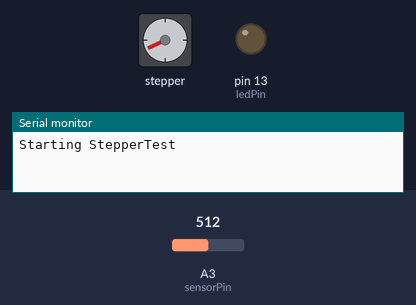
Recording of a sketch running on a simulated Arduino Uno, built with avr-gcc and run on an emulated ATmega328P. On the bench: stepper motor, output pins drawn as LEDs (lit = HIGH), the last lines printed to the serial monitor. Wiring (inferred from the names in the program): stepper motor driver (200 steps per turn assumed): step pin 8; direction pin 9. Inputs (shaded band) come from the test bench; at power-on: A3 (sensorPin) = 512. Pins used as bus, display or sensor lines are not drawn.

Above: at 1.2 s.
1.3 s: A3 (sensorPin) set to 974
At 1.95 s:
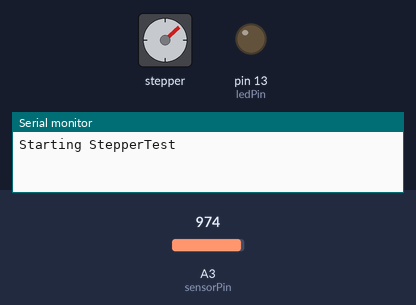
4.3 s: A3 (sensorPin) set to 999
At 4.65 s:
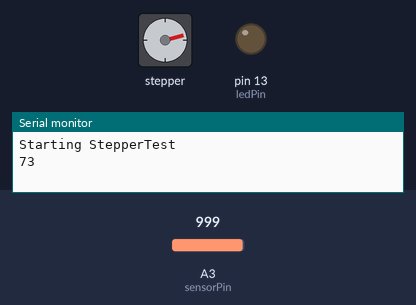
Timing chart, 0 to 16.3 s (numbered marks = the images above; inputs shaded):
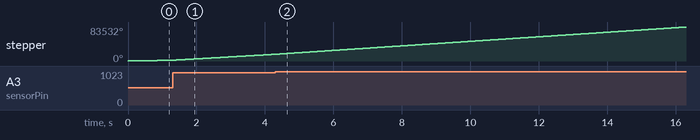

Measured:
- the behaviour switches between 991 and 992 on A3 (sensorPin) (found by bisection; images 1 and 2)

The sketch:

stepper_potentio.ino
```cpp
byte directionPin = 9;
byte stepPin = 8;
byte ledPin = 13;
int sensorPin = A3;
int sensorValue = 0;
int count = 0;

void setup()
{

  Serial.begin(9600);
  Serial.println("Starting StepperTest");
  digitalWrite(ledPin, LOW);

  pinMode(directionPin, OUTPUT);
  pinMode(stepPin, OUTPUT);
  pinMode(ledPin, OUTPUT);

}

void loop()
{
  digitalWrite(directionPin, HIGH);

  if (count == 10000){
    Serial.println(sensorValue);
    count = 0;
    }

  sensorValue = analogRead(sensorPin);
  sensorValue = map(sensorValue, 0, 1023, 1000,50);

  digitalWrite(stepPin, HIGH);
  delayMicroseconds(sensorValue);
  digitalWrite(stepPin, LOW);

  delayMicroseconds(sensorValue);
  count = count + 1;
}
```
